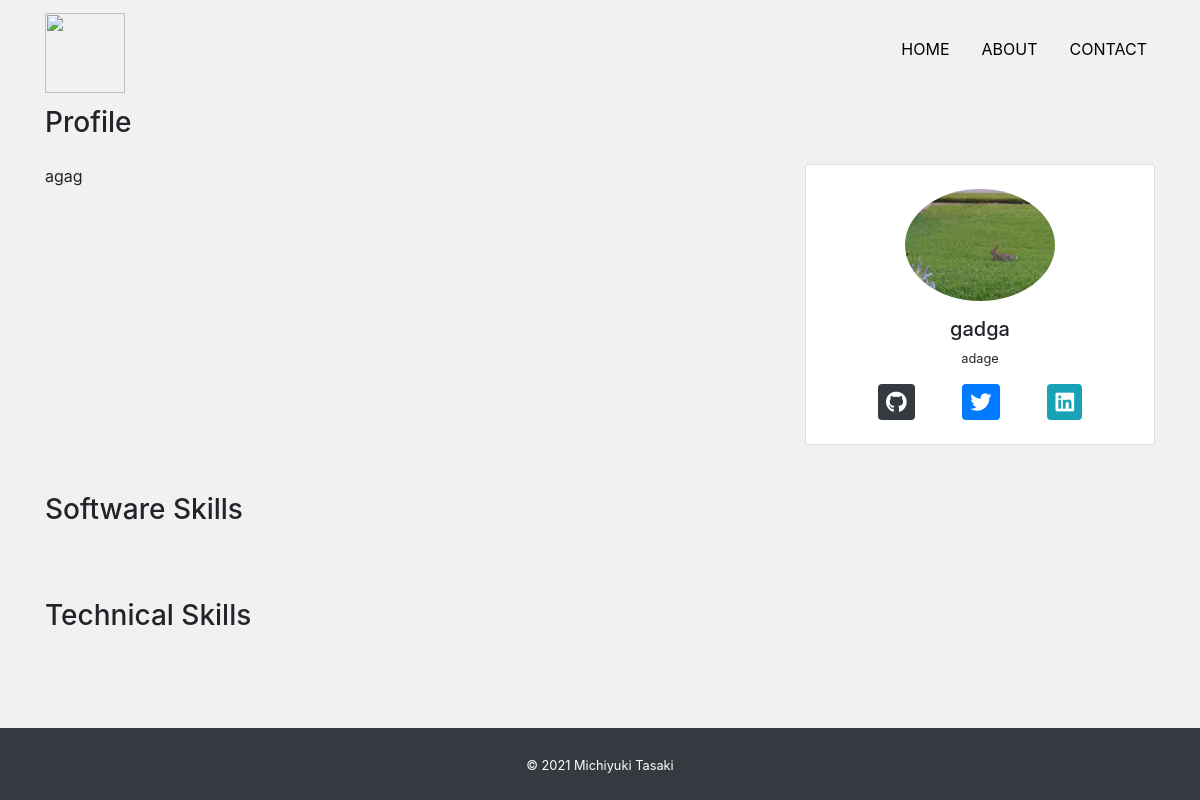
Page /about/ on the earlier database version.
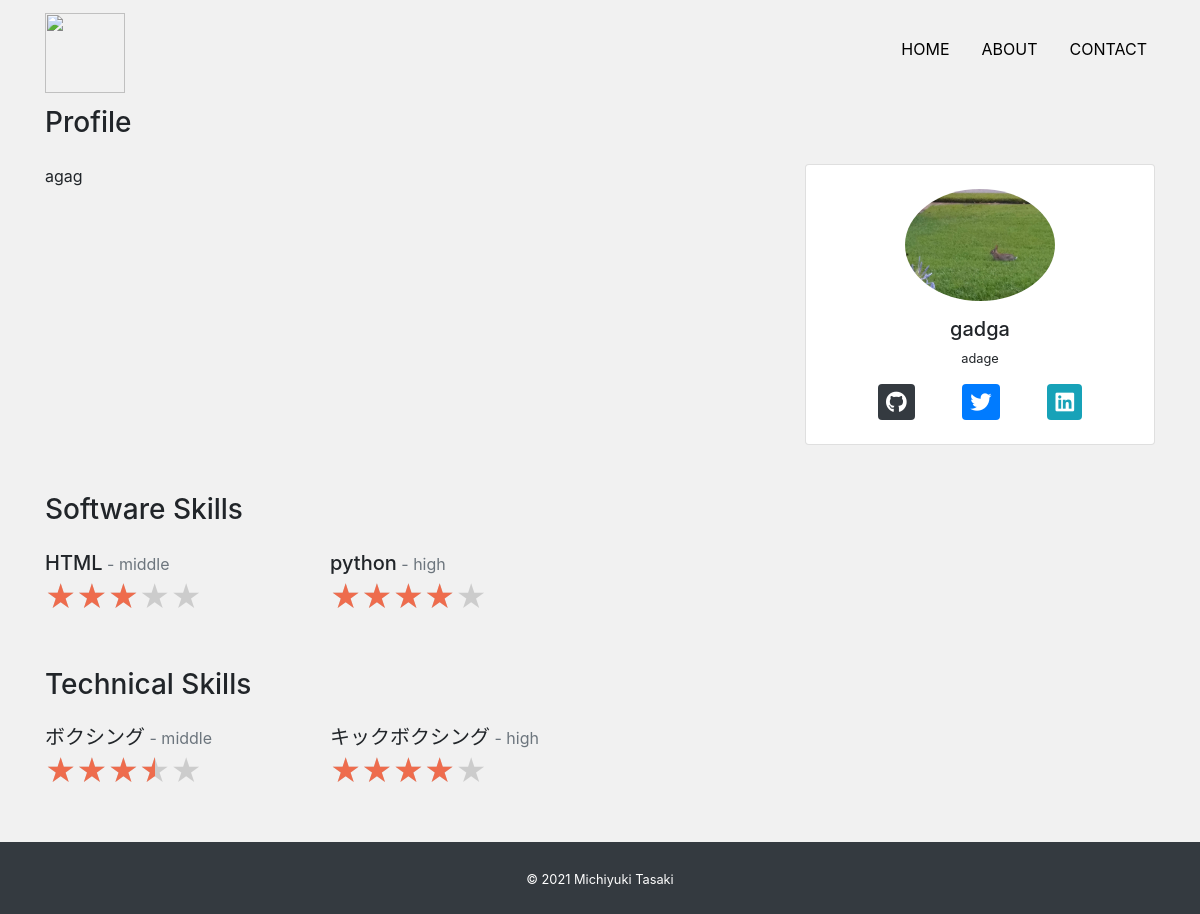
Same page on the later database version.
### app/models.py (models this page shows, shortened)
class Profile(models.Model):
    title = models.CharField('タイトル', max_length=100, null=True, blank=True)
    subtitle = models.CharField('サブタイトル', max_length=100, null=True, blank=True)
    name = models.CharField('名前', max_length=100)
    job = models.TextField('仕事')
    introduction = models.TextField('自己紹介')
    github = models.CharField('github', max_length=100, null=True, blank=True)
    twitter = models.CharField('twitter', max_length=100, null=True, blank=True)
    linkedin = models.CharField('linkedin', max_length=100, null=True, blank=True)
    facebook = models.CharField('facebook', max_length=100, null=True, blank=True)
    instagram = models.CharField('instagram', max_length=100, null=True, blank=True)
    topimage = models.ImageField(upload_to='images', verbose_name='トップ画像')
    subimage = models.ImageField(upload_to='images', verbose_name='サブ画像')

class Software(models.Model):
    name = models.CharField('ソフトウェア', max_length=100)
    level = models.CharField('レベル', max_length=100)
    percentage = models.IntegerField('パーセンテージ')

class Technical(models.Model):
    name = models.CharField('テクニカル', max_length=100)
    level = models.CharField('レベル', max_length=100)
    percentage = models.IntegerField('パーセンテージ')

### app/views.py (the view)
# urls.py: path('about/', views.AboutView.as_view(), name='about'),
class AboutView(View):
    def get(self, request, *args, **kwargs):
        profile_data = Profile.objects.all()
        if profile_data.exists():
            profile_data = profile_data.order_by('-id')[0]
        software_data = Software.objects.order_by('-id')
        technical_data = Technical.objects.order_by('-id')
        return render(request, 'app/about.html',{
            'profile_data':profile_data,
            'software_data' : software_data,
            'technical_data' : technical_data
        })

### app/templates/app/about.html
{% extends 'app/base.html' %}
{% block content %}
<h3 class="mb-4">Profile</h3>
<div class="mb-5">
  <div class="row">
    <div class="col-md-8">
      <p>{{ profile_data.introduction|linebreaksbr }}</p>
    </div>
    <div class="col-md-4">
      <div class="card text-center px-5 py-4">
        <div class="avatar mb-3">
          <img src="{{ profile_data.subimage.url }}" alt="" class="card-img-top rounded-circle">
        </div>
        <h5 class="font-weight-border">{{ profile_data.name }}</h5>
        <p class="mb-3 small text-center">{{ profile_data.job|linebreaksbr }}</p>
        <div class="d-flex justify-content-around">
          {% if profile_data.github %}
              <a href="{{ profile_data.github }}" target="_blank"><i class="fab fa-github fa-lg rounded btn-dark icon"></i></a>
          {% endif %}
          {% if profile_data.twitter %}
              <a href="{{ profile_data.twitter }}" target="_blank"><i class="fab fa-twitter fa-lg rounded btn-primary icon"></i></a>
          {% endif %}
          {% if profile_data.linkedin %}
              <a href="{{ profile_data.linkedin }}" target="_blank"><i class="fab fa-linkedin fa-lg rounded btn-info icon"></i></a>
          {% endif %}
        </div>
      </div>
    </div>
  </div>
</div>
<h3 class="mb-4">Software Skills</h3>
<div class="mb-5">
  <div class="row">
    {% for software in software_data %}
    <div class="col-6 col-md-3">
      <h5 class="mb-0">{{ software.name }}<span class="small text-secondary"> - {{ software.level }}</span></h5>
      <div class="d-flex flex-row">
        <div class="star-rating">
          <div class="star-rating-front" style="width: {{ software.percentage }}%" >★★★★★</div>
          <div class="star-rating-back">★★★★★</div>
        </div>
      </div>
    </div>
    {% endfor %}
  </div>
</div>
<h3 class="mb-4">Technical Skills</h3>
<div class="mb-5">
  <div class="row">
    {% for technical in technical_data %}
    <div class="col-6 col-md-3">
      <h5 class="mb-0">{{ technical.name }}<span class="small text-secondary"> - {{ technical.level }}</span></h5>
      <div class="d-flex flex-row">
        <div class="star-rating">
          <div class="star-rating-front" style="width:{{ technical.percentage }}%">★★★★★</div>
          <div class="star-rating-back">★★★★★</div>
        </div>
      </div>
    </div>
    {% endfor %}
  </div>
</div>
{% endblock %}

### app/templates/app/base.html (shortened to what this page needs)
{% load static %}
<!DOCTYPE html>
<html lang="ja">
  <head>
    <link
      rel="stylesheet"
      href="https://stackpath.bootstrapcdn.com/bootstrap/4.4.1/css/bootstrap.min.css"
    />
    <link
      rel="stylesheet"
      href="https://cdnjs.cloudflare.com/ajax/libs/font-awesome/5.13.0/css/all.min.css"
    />
    <link rel="stylesheet" href="{% static 'css/style.css' %}" />
  </head>
  <body>
    <nav class="navbar navbar-expand-lg">
      <div class="container">
        <a class="navbar-brand" href="/">
          <img src="{% static 'img/logo.svg' %}" width="80" height="80" />
        </a>
        <ul class="navbar-nav">
          <li class="nav-item mr-3">
            <a class="nav-link nav-color" href="/">HOME</a>
          </li>
          <li class="nav-item mr-3">
            <a class="nav-link nav-color" href="{% url 'about' %}">ABOUT</a>
          </li>
          <li class="nav-item">
            <a class="nav-link nav-color" href="">CONTACT</a>
          </li>
        </ul>
      </div>
    </nav>
    <main>
      <div class="container">{% block content %} {% endblock %}</div>
    </main>
    <footer class="py-4 bg-dark text-center">
      <small class="text-white">&copy; 2021 Michiyuki Tasaki</small>
    </footer>
  </body>
</html>

### app/static/css/style.css (style rules this page uses)
* { margin: 0; padding: 0; box-sizing: border-box; }
body { background: #f1f1f1; display: flex; flex-flow: column; min-height: 100vh; }
main { flex: 1; }
.navbar-nav { flex-direction: row !important; }
.nav-color { color: black; }
.nav-color:after { content: ""; display: block; height: 2px; background: #ee6c4d; margin-top: 6px; opacity: 0; transform: translateY(12px); transition: all 0.3s ease-in-out; }
.avatar img { max-width: 150px; max-height: 150px; }
.icon { padding: 10px 8px; }
.star-rating { position: relative; font-size: 30px; word-wrap: normal!important; }
.star-rating-front { position: absolute; top: 0; left: 0; overflow: hidden; color: #ee6c4d; }
.star-rating-back { color: #ccc; }

Differences in the rows shown:
added Software: name "HTML", level "middle", {{ software.percentage }} 60 (drawn)
added Software: name "python", level "high", {{ software.percentage }} 80 (drawn)
added Technical: name "ボクシング", level "middle", {{ technical.percentage }} 70 (drawn)
added Technical: name "キックボクシング", level "high", {{ technical.percentage }} 80 (drawn)
